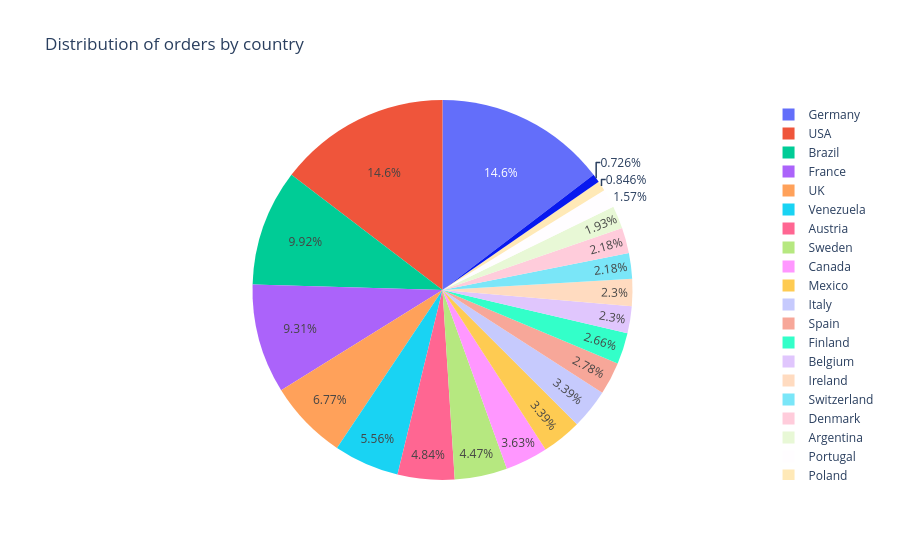

Write notebook code for a chart like this one.
### Code cell
px.pie(data_frame= orders, names= 'country', title= 'Distribution of orders by country')

### Figure 1 — Plotly figure (JSON) as saved in the notebook; plotly's stock layout.template omitted (floating-point values rounded to 4 significant figures; data arrays with more than 128 entries replaced by an {"elided": "..."} marker saying what was removed)
{"data": [{"domain": {"x": [0, 1], "y": [0, 1]}, "hovertemplate": "country=%{label}<extra></extra>", "labels": {"elided": "827 str values"}, "legendgroup": "", "name": "", "showlegend": true, "type": "pie"}], "layout": {"legend": {"tracegroupgap": 0}, "title": {"text": "Distribution of orders by country"}}}
